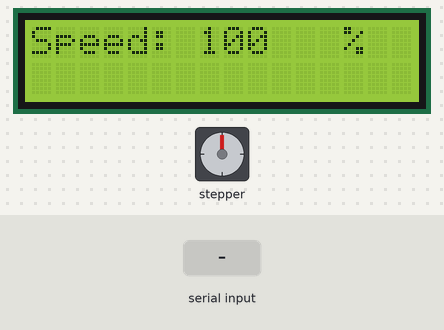
This sketch was run on a simulated Arduino Uno, built with avr-gcc and run on an emulated ATmega328P. On the bench: 16×2 character LCD, stepper motor. The test bench sets the inputs (shaded band). Stepper angles assume 200 steps per turn.

Above: at 4.2 s.
4.3 s: "90,45\n" received over Serial
At 5.8 s:
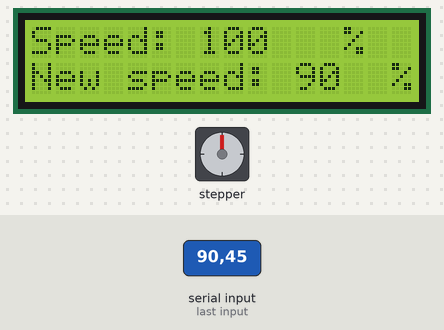
7.3 s: "90\n" received over Serial
At 9.7 s:
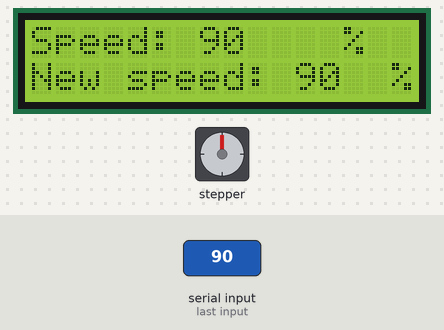
13.3 s: "30,150\n" received over Serial
At 15.5 s:
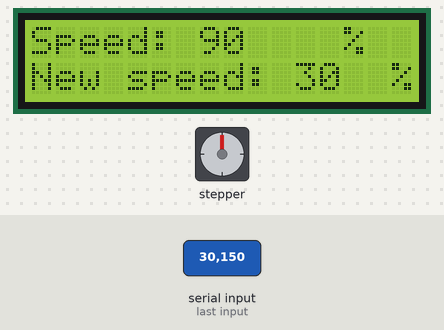
16.3 s: "200\n" received over Serial
At 17.7 s:
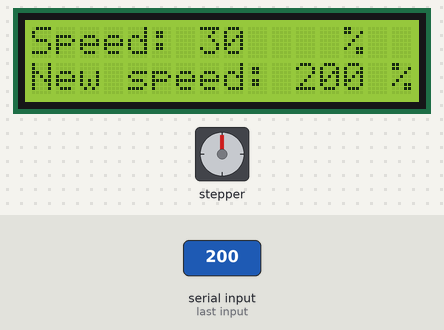
19.3 s: "5\n" received over Serial
At 21.1 s:
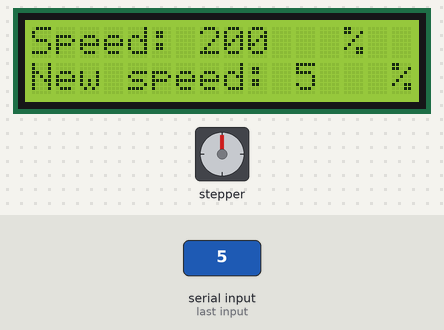
22.3 s: "90,45\n" received over Serial
At 24.5 s:
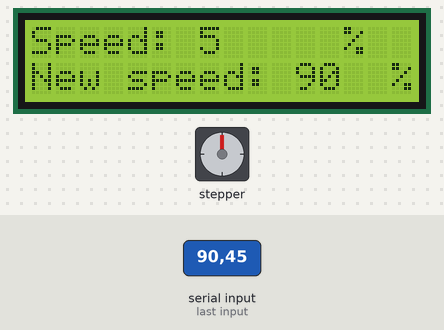
Timing chart, 0 to 26.3 s (numbered marks = the images above; inputs shaded):
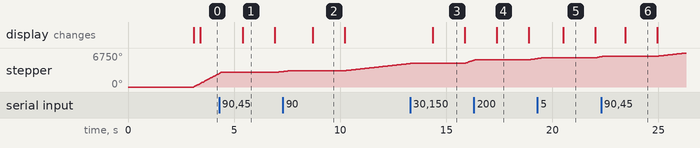

Measured:
- after the input at 4.3 s, the display: changes after 1.1 s (image 1)
- after the input at 7.3 s, the display: changes after 1.4 s (image 2)
- after the input at 13.3 s, the display: changes after 1.1 s (image 3)
- after the input at 16.3 s, the display: changes after 1.1 s (image 4)
- after the input at 19.3 s, the display: changes after 1.2 s (image 5)
- after the input at 22.3 s, the display: changes after 1.1 s (image 6)
- what the display in image 1 shows lasts 1.5 s, from 5.4 s to 6.9 s

The sketch:

conveyor_beltold.ino
```cpp
#include <LiquidCrystal_I2C.h>
// Include the Arduino Stepper Library
#include <Stepper.h>

LiquidCrystal_I2C lcd(0x27,  16, 2);
// Number of steps per output rotation
const int stepsPerRevolution = 200;

// Create Instance of Stepper library
Stepper myStepper(stepsPerRevolution, 6, 7, 8, 9);
unsigned long timeDelay = 1500, lastTime = 0;
const unsigned short MAX_SPEED = 3000;
const int speedPotPin  = A1;  // pin connected to potentiometer for speed control
byte speed = 100; // we are setting speed 0-3000 inpercentage

void setup()
{
  Serial.begin(9600);
  lcd.init();    // initialize the lcd
  // Print a message to the LCD.
  lcd.backlight();
  lcd.setCursor(0, 0);
  lcd.print("Conveyor Belt");
  lcd.setCursor(0, 1);
  lcd.print("System ....");
  delay(3000);
  lcd.clear();
  //speed = analogRead(speedPotPin);
  //speed = map(speed, 0, 1023, 0, MAX_SPEED);
  myStepper.setSpeed(speed * MAX_SPEED /100);
}


void loop()
{
  myStepper.step(stepsPerRevolution);
  readBluetooth();
  if(millis() - lastTime >= timeDelay){
    lcd.clear();
    lcd.setCursor(0, 0);
    lcd.print("Speed:");
    lcd.setCursor(7, 0);
    lcd.print(speed);
    lcd.setCursor(13, 0);
    lcd.print("%");
    lastTime = millis();
  }
}

void readBluetooth(){
  if(Serial.available()> 0){
    speed = Serial.readString().toInt();
    lcd.setCursor(0, 1);
    lcd.print("New speed: ");
    lcd.setCursor(11, 1);
    lcd.print(speed);
    lcd.setCursor(15, 1);
    lcd.print("%");
    delay(1500);
    Serial.flush();
    myStepper.setSpeed(speed * MAX_SPEED / 100);
  }
}
```
